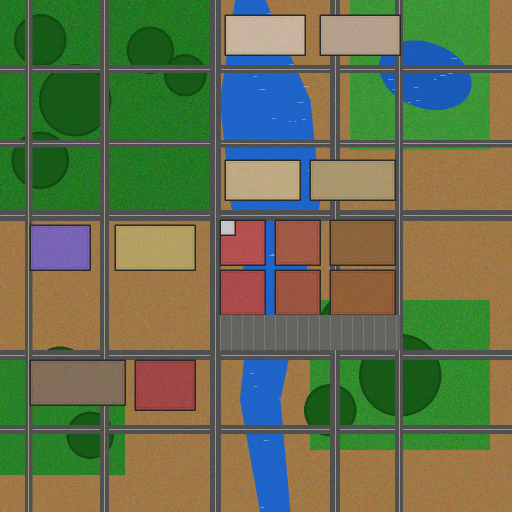
#> input picture data/Drone_SAMPLE.tiff, 1024 x 1024 px (shown at 1/2 size)
$ python preprocessing.py
#> lines starting #> are read from the running program, lines starting #| are printed output that depends on the picture
### src/data_loader.py
# File to load the data

import os
import sys
import numpy as np
import cv2
from PIL import Image

# This is Optional rasterio for full GeoTIFF metadata
try:
    import rasterio
    _RASTERIO = True
except ImportError:
    _RASTERIO = False

try:
    import tifffile
    _TIFFFILE = True
except ImportError:
    _TIFFFILE = False


SUPPORTED_EXT = {'.tif', '.tiff', '.jpg', '.jpeg', '.png'}


class DroneImageLoader:

    def __init__(self, image_path: str, verbose: bool = True):
        self.image_path = os.path.abspath(image_path)
        self.verbose    = verbose

        if not os.path.exists(self.image_path):
            raise FileNotFoundError(
                f"[DataLoader] File not found: {self.image_path}\n"
                f"  → Place Drone_SAMPLE.tiff inside the data/ folder."
            )

        self._ext = os.path.splitext(self.image_path)[1].lower()
        if self._ext not in SUPPORTED_EXT:
            raise ValueError(
                f"[DataLoader] Unsupported extension '{self._ext}'. "
                f"Supported: {SUPPORTED_EXT}"
            )

        self.image    : np.ndarray = None   # (H, W, 3) uint8
        self.metadata : dict       = {}


    def load(self) -> np.ndarray:
        # To Load the image and return a (H, W, 3) uint8 RGB numpy array.
        self._log(f"Loading: {os.path.basename(self.image_path)}")

        if self._ext in ('.tif', '.tiff'):
            self.image = self._load_tiff()
        else:
            self.image = self._load_standard()

        self._build_metadata()
        self._print_summary()
        return self.image

    # [43 lines left out: functions load_as_tiles, tile_grid_shape, not called in this run]

    # For Private loaders

    def _load_tiff(self) -> np.ndarray:
        """Load TIFF: tifffile → PIL → OpenCV fallback chain."""
        if _TIFFFILE:
            try:
                arr = tifffile.imread(self.image_path)
#> arr is the input picture: shape (1024, 1024, 3); mean R, G, B 101.3, 112.4, 77
                self._log(f"  [tifffile] raw shape={arr.shape}, dtype={arr.dtype}")
                return self._to_rgb_uint8(arr)
            except Exception as e:
                self._log(f"  [tifffile] failed ({e}) → trying PIL …")

        try:
            pil = Image.open(self.image_path).convert('RGB')
            return np.array(pil, dtype=np.uint8)
        except Exception as e:
            self._log(f"  [PIL] failed ({e}) → trying OpenCV …")

        arr = cv2.imread(self.image_path, cv2.IMREAD_UNCHANGED)
        if arr is None:
            raise IOError(f"[DataLoader] Cannot read: {self.image_path}")
        return self._to_rgb_uint8(arr)

    # [6 lines left out: function _load_standard, not called in this run]


    @staticmethod
    def _to_rgb_uint8(arr: np.ndarray) -> np.ndarray:
        """
        Robustly convert any raw ndarray to (H, W, 3) uint8 RGB.
        Handles:  (C,H,W), (H,W), (H,W,1), (H,W,4), uint16, float32
        """
        # Band-first → band-last
        if arr.ndim == 3 and arr.shape[0] < arr.shape[1] and arr.shape[0] in (1,3,4,5):
            arr = np.transpose(arr, (1, 2, 0))

        # Grayscale → RGB
        if arr.ndim == 2:
            arr = np.stack([arr]*3, axis=-1)
        if arr.ndim == 3 and arr.shape[2] == 1:
            arr = np.concatenate([arr]*3, axis=-1)

        # Drop extra bands (keep first 3)
        if arr.ndim == 3 and arr.shape[2] > 3:
            arr = arr[:, :, :3]

        # Stretch to uint8 [0,255] using 2-98 percentile
        arr = arr.astype(np.float32)
        lo, hi = np.percentile(arr, 2), np.percentile(arr, 98)
#> lo = 18; hi = 200
        if hi > lo:
            arr = np.clip((arr - lo) / (hi - lo) * 255.0, 0, 255)
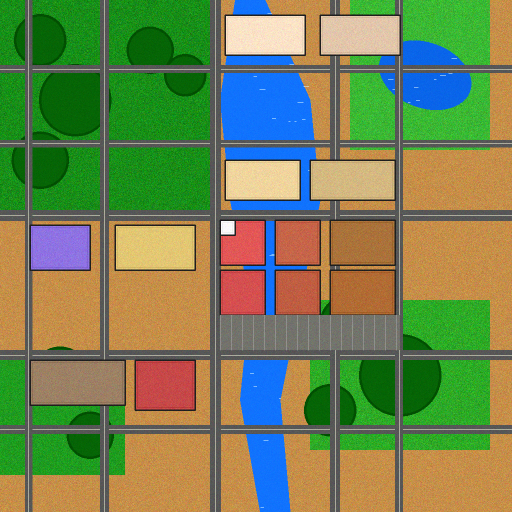
#> arr: shape (1024, 1024, 3) float32 (shown at 1/2 size); mean R, G, B 116.5, 131.9, 82.8
        else:
            arr = np.clip(arr, 0, 255)
        return arr.astype(np.uint8)
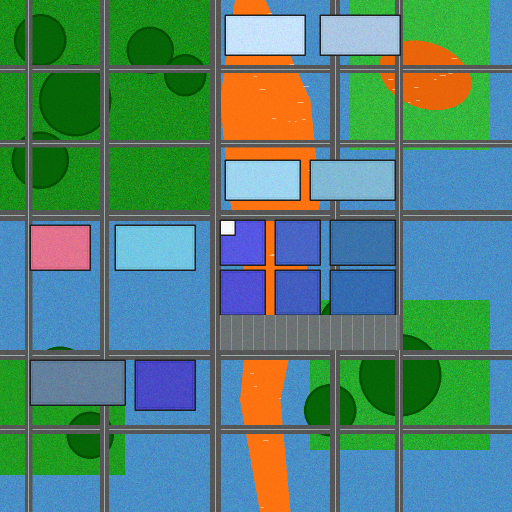
#> returned value: shape (1024, 1024, 3) (shown at 1/2 size); mean of channels 0, 1, 2 116, 131.4, 82.3; drawn as B, G, R

    def _build_metadata(self):
        H, W, C = self.image.shape
#> H = 1024; W = 1024; C = 3
        self.metadata = {
            'file'        : os.path.basename(self.image_path),
            'path'        : self.image_path,
            'size_kb'     : os.path.getsize(self.image_path) // 1024,
            'height_px'   : H,
            'width_px'    : W,
            'channels'    : C,
            'dtype'       : str(self.image.dtype),
            'pixel_min'   : int(self.image.min()),
            'pixel_max'   : int(self.image.max()),
            'pixel_mean'  : round(float(self.image.mean()), 2),
            'memory_mb'   : round(self.image.nbytes / 1_048_576, 2),
        }

    def _print_summary(self):
        if not self.verbose:
            return
        m  = self.metadata
#> m = 11 items
        ln = "─" * 50
        print(f"\n  {ln}")
        print(f"  ✔  Image loaded successfully")
        print(f"  {ln}")
        print(f"  File        : {m['file']}")
#|   File        : Drone_SAMPLE.tiff
        print(f"  Disk size   : {m['size_kb']} KB")
#|   Disk size   : 3072 KB
        print(f"  Dimensions  : {m['height_px']} H × {m['width_px']} W × {m['channels']} C")
#|   Dimensions  : 1024 H × 1024 W × 3 C
        print(f"  Dtype       : {m['dtype']}")
#|   Dtype       : uint8
        print(f"  Pixel range : [{m['pixel_min']}, {m['pixel_max']}]  "
              f"mean = {m['pixel_mean']}")
#|   Pixel range : [0, 255]  mean = 109.88
        print(f"  Memory      : {m['memory_mb']} MB")
#|   Memory      : 3.0 MB
        print(f"  {ln}\n")

    def _log(self, msg: str):
        if self.verbose:
            print(f"[DataLoader] {msg}")


def load_drone_image(image_path: str, verbose: bool = True) -> tuple:
    """
    One-liner to load a drone image.

    Returns
    -------
    (image: np.ndarray (H,W,3) uint8,  metadata: dict)
    """
    loader = DroneImageLoader(image_path, verbose=verbose)
    image  = loader.load()
    return image, loader.metadata


# [9 lines that do not run on import are left out]

### src/preprocessing.py
# Preprocessing Module

import sys
import numpy as np
import cv2
from PIL import Image


class ImagePreprocessor:

    def __init__(self, image: np.ndarray):
        """
        Parameters
        ----------
        image : np.ndarray  (H, W, 3) uint8 RGB
        """
        if image is None or image.ndim < 2:
            raise ValueError("[Preprocessor] Received an invalid image array.")
        self._original = image.copy()
        self.image     = image.copy()  # working copy
        print(f"[Preprocessor] Initialised  shape={image.shape}  dtype={image.dtype}")
#| [Preprocessor] Initialised  shape=(1024, 1024, 3)  dtype=uint8

    # Step 1: Resizing
    def resize(self,
               target: tuple = (1024, 1024),
               keep_aspect: bool = True,
               interpolation=cv2.INTER_AREA) -> 'ImagePreprocessor':

#> called with target = (1024, 1024), keep_aspect = True, interpolation = 3
        h, w = self.image.shape[:2]
#> h = 1024; w = 1024
        tw, th = target

        if keep_aspect:
            scale  = min(tw / w, th / h)
#> scale = 1
            new_w  = int(w * scale)
#> new_w = 1024
            new_h  = int(h * scale)
#> new_h = 1024
            shrunk = cv2.resize(self.image, (new_w, new_h), interpolation=interpolation)

            pad_t = (th - new_h) // 2
#> pad_t = 0
            pad_b = th - new_h - pad_t
#> pad_b = 0
            pad_l = (tw - new_w) // 2
#> pad_l = 0
            pad_r = tw - new_w - pad_l
#> pad_r = 0

            self.image = cv2.copyMakeBorder(
                shrunk, pad_t, pad_b, pad_l, pad_r,
                cv2.BORDER_REFLECT_101
            )
        else:
            self.image = cv2.resize(self.image, (tw, th), interpolation=interpolation)

        print(f"[Preprocessor] Resized   {h}×{w} → {self.image.shape[0]}×{self.image.shape[1]}")
#| [Preprocessor] Resized   1024×1024 → 1024×1024
        return self

    # [34 lines left out: function make_tiles, not called in this run]

    # Step 2: Noise Removal
    def denoise(self,
                method: str = 'bilateral',
                **kw) -> 'ImagePreprocessor':
#> called with method = 'bilateral'
        img = self._as_uint8(self.image)

        if method == 'gaussian':
            k = kw.get('ksize', 3)
            s = kw.get('sigma', 0)
            out = cv2.GaussianBlur(img, (k, k), s)

        elif method == 'median':
            k   = kw.get('ksize', 3)
            out = cv2.medianBlur(img, k)

        elif method == 'bilateral':
            d  = kw.get('d', 9)
            sc = kw.get('sigma_color', 75)
            ss = kw.get('sigma_space', 75)
            out = cv2.bilateralFilter(img, d, sc, ss)

        elif method == 'nlmeans':
            h = kw.get('h', 10)
            out = cv2.fastNlMeansDenoisingColored(img, None, h, h, 7, 21)

        else:
            raise ValueError(f"[Preprocessor] Unknown denoise method: '{method}'")

        self.image = out.astype(self.image.dtype) if self.image.dtype != np.uint8 else out
        print(f"[Preprocessor] Denoised  method={method}")
        return self

    # Step 3 – Contrast Enhancement
    def enhance(self,
                clip_limit: float = 2.0,
                tile_grid: tuple  = (8, 8)) -> 'ImagePreprocessor':
#> called with clip_limit = 2, tile_grid = (8, 8)
        img = self._as_uint8(self.image)
        lab = cv2.cvtColor(img, cv2.COLOR_RGB2LAB)
#> lab: shape (1024, 1024, 3); mean of channels 0, 1, 2 139.5, 121.8, 153.7
        L, A, B = cv2.split(lab)
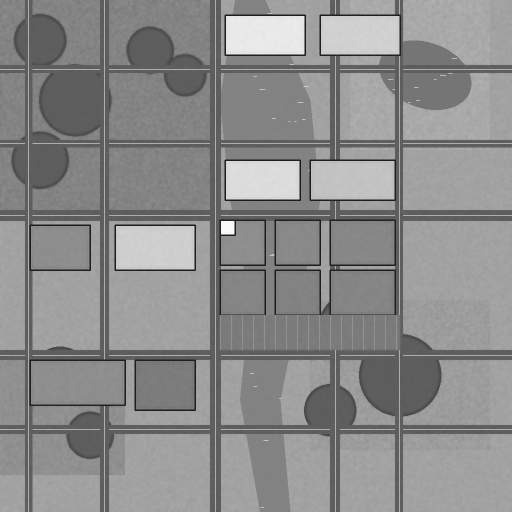
#> L: shape (1024, 1024) (shown at 1/2 size); min 26, max 254, mean 139.5
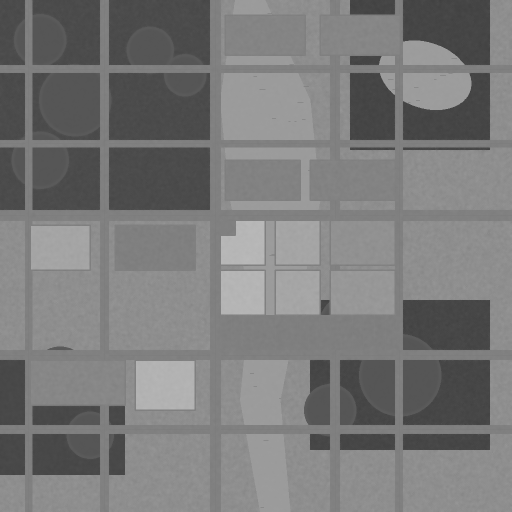
#> A: shape (1024, 1024) (shown at 1/2 size); min 60, max 187, mean 121.8
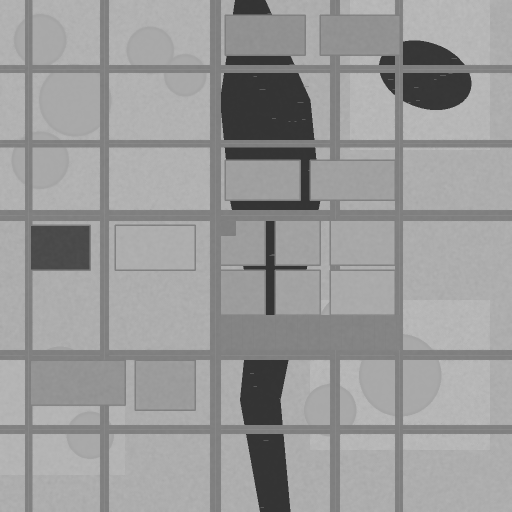
#> B: shape (1024, 1024) (shown at 1/2 size); min 51, max 193, mean 153.7

        clahe = cv2.createCLAHE(clipLimit=clip_limit, tileGridSize=tile_grid)
        L_eq  = clahe.apply(L)

        lab_eq = cv2.merge([L_eq, A, B])
#> lab_eq: shape (1024, 1024, 3); mean of channels 0, 1, 2 139.5, 121.8, 153.7
        out    = cv2.cvtColor(lab_eq, cv2.COLOR_LAB2RGB)
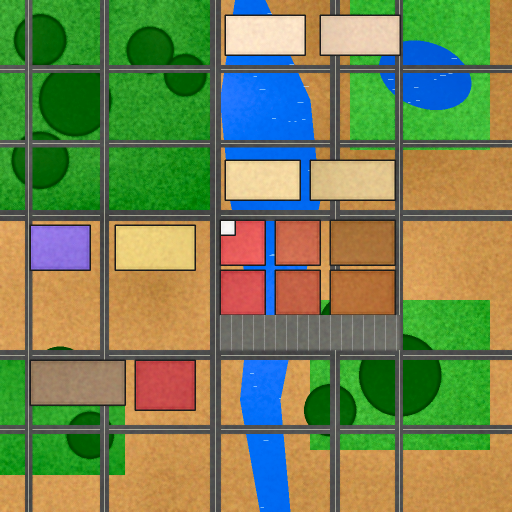
#> out: shape (1024, 1024, 3) (shown at 1/2 size); mean R, G, B 117, 131.8, 82.7

        self.image = out
        print(f"[Preprocessor] Enhanced  CLAHE clip={clip_limit} grid={tile_grid}")
        return self

    # [7 lines left out: function sharpen, not called in this run]

    # Step 4 – Normalisation
    def normalise(self, method: str = 'minmax') -> 'ImagePreprocessor':
#> called with method = 'minmax'
        img = self.image.astype(np.float32)

        if method == 'minmax':
            lo = img.min(); hi = img.max()
#> after `lo = img.min()`: lo = 0
#> after `hi = img.max()`: hi = 255
            self.image = ((img - lo) / (hi - lo + 1e-8)).astype(np.float32)

        elif method == 'zscore':
            out = np.zeros_like(img, dtype=np.float32)
            for c in range(img.shape[2]):
                mu  = img[:, :, c].mean()
                std = img[:, :, c].std() + 1e-8
                out[:, :, c] = (img[:, :, c] - mu) / std
            self.image = out

        elif method == 'uint8':
            lo = np.percentile(img, 1); hi = np.percentile(img, 99)
            img = np.clip((img - lo) / (hi - lo + 1e-8) * 255, 0, 255)
            self.image = img.astype(np.uint8)

        else:
            raise ValueError(f"[Preprocessor] Unknown normalise method: '{method}'")

        print(f"[Preprocessor] Normalised method={method}  "
              f"range=[{self.image.min():.3f}, {self.image.max():.3f}]")
#| [Preprocessor] Normalised method=minmax  range=[0.000, 1.000]
        return self


    # Full pipeline
    def run_pipeline(self,
                     target_size:   tuple = (1024, 1024),
                     denoise_method: str  = 'bilateral',
                     norm_method:    str  = 'minmax',
                     do_enhance:     bool = True,
                     do_sharpen:     bool = False) -> np.ndarray:
        print("\n[Preprocessor] ══ Pipeline Start ══")
        self.resize(target_size) \
            .denoise(denoise_method)
        if do_enhance:
            self.enhance()
        if do_sharpen:
            self.sharpen()
        self.normalise(norm_method)
        print(f"[Preprocessor] ══ Pipeline Done   output={self.image.shape} ══\n")
#| [Preprocessor] ══ Pipeline Done   output=(1024, 1024, 3) ══
        return self.image


    # Helpers
    def get(self) -> np.ndarray:
        """Return current image state."""
        return self.image

    def get_uint8(self) -> np.ndarray:
        """Return current image as uint8 [0,255]."""
        return self._as_uint8(self.image)

    # [5 lines left out: function reset, not called in this run]

    @staticmethod
    def _as_uint8(img: np.ndarray) -> np.ndarray:
        """Convert float [0,1] → uint8 [0,255] if needed, else return as-is."""
        if img.dtype in (np.float32, np.float64):
            return np.clip(img * 255, 0, 255).astype(np.uint8)
        return img.astype(np.uint8)

    # [6 lines left out: function patch_for_model, not called in this run]


if __name__ == '__main__':
    sys.path.insert(0, '.')
    from data_loader import load_drone_image

    path = sys.argv[1] if len(sys.argv) > 1 else '../data/Drone_SAMPLE.tiff'
    raw, _ = load_drone_image(path)

    proc   = ImagePreprocessor(raw)
    result = proc.run_pipeline(target_size=(1024, 1024))
    print("Output shape :", result.shape)
#| Output shape : (1024, 1024, 3)
    print("Output dtype :", result.dtype)
#| Output dtype : float32
    print("Value range  :", result.min(), "–", result.max())
#| Value range  : 0.0 – 1.0
